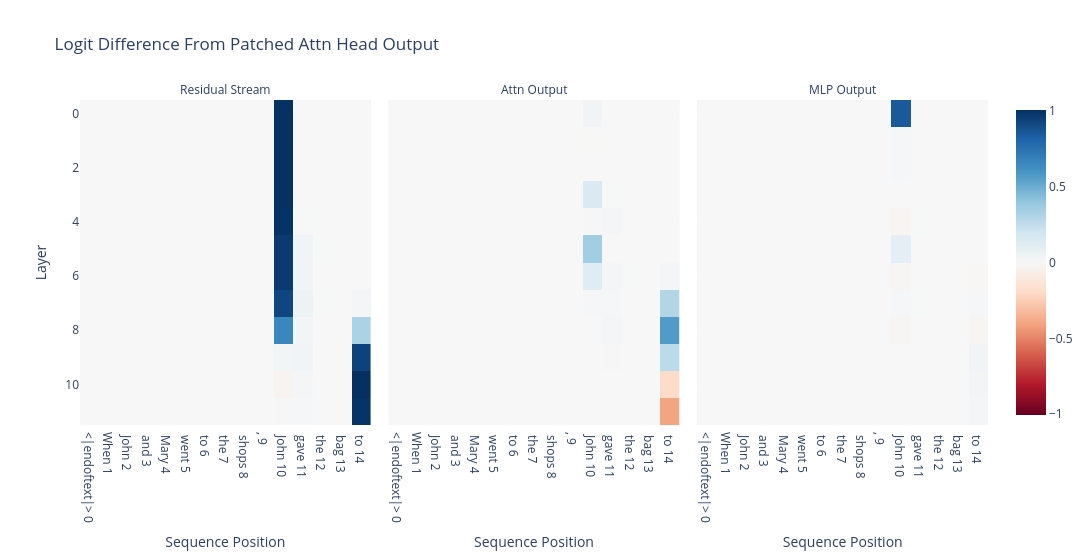

Notebook cell for this chart:
### Code cell
imshow(
    act_patch_block_every_own,
    x=labels,
    facet_col=0,
    facet_labels=["Residual Stream", "Attn Output", "MLP Output"],
    title="Logit Difference From Patched Attn Head Output",
    labels={"x": "Sequence Position", "y": "Layer"},
    width=1200
)

### Figure 1 — Plotly figure (JSON) as saved in the notebook; plotly's stock layout.template omitted (floating-point values rounded to 4 significant figures; data arrays with more than 128 entries replaced by an {"elided": "..."} marker saying what was removed)
{"data": [{"coloraxis": "coloraxis", "hovertemplate": "Sequence Position: %{x}<br>Layer: %{y}<br>color: %{z}<extra></extra>", "name": "0", "type": "heatmap", "x": ["<|endoftext|> 0", "When 1", " John 2", " and 3", " Mary 4", " went 5", " to 6", " the 7", " shops 8", ", 9", " John 10", " gave 11", " the 12", " bag 13", " to 14"], "xaxis": "x", "yaxis": "y", "z": {"elided": "12x15 float values"}}, {"coloraxis": "coloraxis", "hovertemplate": "Sequence Position: %{x}<br>Layer: %{y}<br>color: %{z}<extra></extra>", "name": "1", "type": "heatmap", "x": ["<|endoftext|> 0", "When 1", " John 2", " and 3", " Mary 4", " went 5", " to 6", " the 7", " shops 8", ", 9", " John 10", " gave 11", " the 12", " bag 13", " to 14"], "xaxis": "x2", "yaxis": "y2", "z": {"elided": "12x15 float values"}}, {"coloraxis": "coloraxis", "hovertemplate": "Sequence Position: %{x}<br>Layer: %{y}<br>color: %{z}<extra></extra>", "name": "2", "type": "heatmap", "x": ["<|endoftext|> 0", "When 1", " John 2", " and 3", " Mary 4", " went 5", " to 6", " the 7", " shops 8", ", 9", " John 10", " gave 11", " the 12", " bag 13", " to 14"], "xaxis": "x3", "yaxis": "y3", "z": {"elided": "12x15 float values"}}], "layout": {"annotations": [{"font": {}, "showarrow": false, "text": "Residual Stream", "x": 0.16, "xanchor": "center", "xref": "paper", "y": 1.0, "yanchor": "bottom", "yref": "paper"}, {"font": {}, "showarrow": false, "text": "Attn Output", "x": 0.5, "xanchor": "center", "xref": "paper", "y": 1.0, "yanchor": "bottom", "yref": "paper"}, {"font": {}, "showarrow": false, "text": "MLP Output", "x": 0.84, "xanchor": "center", "xref": "paper", "y": 1.0, "yanchor": "bottom", "yref": "paper"}], "coloraxis": {"autocolorscale": false, "cmid": 0.0, "colorscale": [[0.0, "rgb(103,0,31)"], [0.1, "rgb(178,24,43)"], [0.2, "rgb(214,96,77)"], [0.3, "rgb(244,165,130)"], [0.4, "rgb(253,219,199)"], [0.5, "rgb(247,247,247)"], [0.6, "rgb(209,229,240)"], [0.7, "rgb(146,197,222)"], [0.8, "rgb(67,147,195)"], [0.9, "rgb(33,102,172)"], [1.0, "rgb(5,48,97)"]]}, "title": {"text": "Logit Difference From Patched Attn Head Output"}, "width": 1200, "xaxis": {"anchor": "y", "constrain": "domain", "domain": [0.0, 0.32], "scaleanchor": "y", "title": {"text": "Sequence Position"}}, "xaxis2": {"anchor": "y2", "domain": [0.34, 0.66], "matches": "x", "title": {"text": "Sequence Position"}}, "xaxis3": {"anchor": "y3", "domain": [0.68, 1.0], "matches": "x", "title": {"text": "Sequence Position"}}, "yaxis": {"anchor": "x", "autorange": "reversed", "constrain": "domain", "domain": [0.0, 1.0], "title": {"text": "Layer"}}, "yaxis2": {"anchor": "x2", "domain": [0.0, 1.0], "matches": "y", "showticklabels": false}, "yaxis3": {"anchor": "x3", "domain": [0.0, 1.0], "matches": "y", "showticklabels": false}}}
